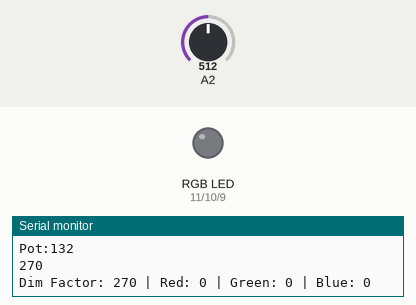
This sketch was run on a simulated Arduino Uno, built with avr-gcc and run on an emulated ATmega328P. Parts: an RGB LED mixed from three pins (HIGH = lit), the last lines printed to the serial monitor. The test bench sets the inputs (shaded band); at power-on: A2 = 512. Dim RGB values are drawn brighter than linear; random numbers use the default seed unless the sketch sets one.

Above: at 1.2 s.
1.3 s: A2 set to 245
At 1.96 s:
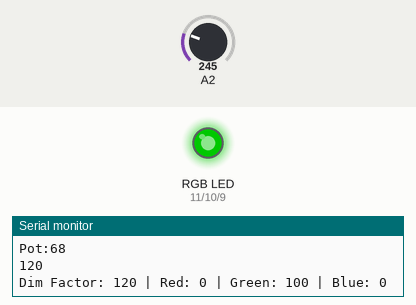
4.3 s: A2 set to 122
At 4.58 s:
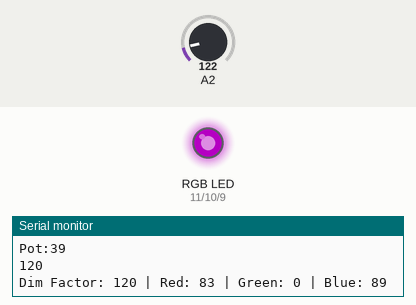
7.3 s: A2 set to 306
At 7.46 s:
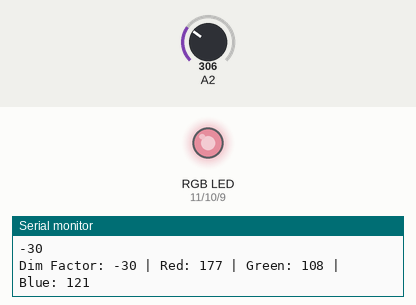
10.3 s: A2 set to 0
13.3 s: A2 set to 265
Timing chart, 0 to 29.4 s (numbered marks = the images above; inputs shaded):
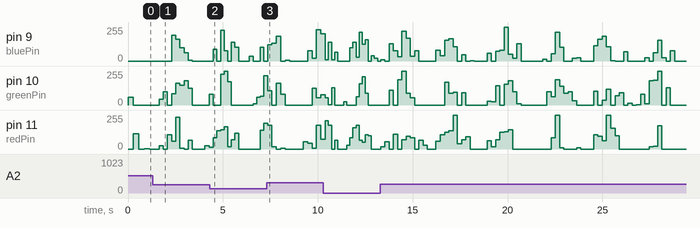

The sketch:

FadingLed_PWM.ino
```cpp
const int redPin = 11;
const int bluePin = 9;
const int greenPin = 10;

int red = 0;
int blue = 0;
int green = 0;

int dimFactor = 20;
int fadeAmount = 50;

void setup() {
  Serial.begin(9600);
  // put your setup code here, to run once:
  pinMode(redPin, OUTPUT);
  pinMode(bluePin, OUTPUT);
  pinMode(greenPin, OUTPUT);

  randomSeed(analogRead(A0));
}

void loop() {

  // put your main code here, to run repeatedly:
  int potentiometer = analogRead(A2);
  int mappedPot = map(potentiometer, 0, 1023, 10, 255);
  Serial.print("Pot:");
  Serial.println(mappedPot);

  dimFactor = dimFactor + fadeAmount;
  Serial.println(dimFactor);

  if (dimFactor <= 0 || dimFactor >= 255){
    fadeAmount = fadeAmount * -1;
  }

  int baseRed = random(0, 256);
  int baseBlue = random(0, 256);
  int baseGreen = random(0, 256);

  red = baseRed - dimFactor;
  blue = baseBlue - dimFactor;
  green = baseGreen - dimFactor;

  red = constrain(red, 0, 255);
  green = constrain(green, 0, 255);
  blue = constrain(blue, 0, 255);


  analogWrite(redPin, red);
  analogWrite(bluePin, blue);
  analogWrite(greenPin, green);


  Serial.print("Dim Factor: "); Serial.print(dimFactor);
  Serial.print(" | Red: "); Serial.print(red);
  Serial.print(" | Green: "); Serial.print(green);
  Serial.print(" | Blue: "); Serial.println(blue);


  delay(mappedPot +150);
}
```
